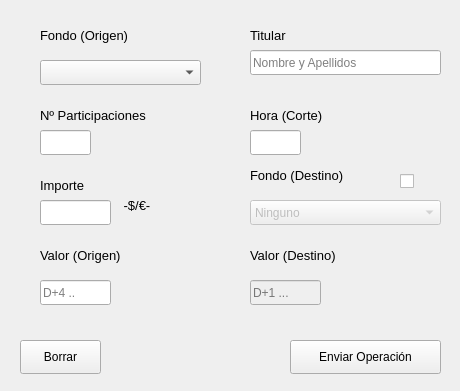
<?xml version="1.0" encoding="UTF-8"?>
<ui version="4.0">
 <class>MainWindow</class>
 <widget class="QMainWindow" name="MainWindow">
  <property name="geometry">
   <rect>
    <x>0</x>
    <y>0</y>
    <width>460</width>
    <height>391</height>
   </rect>
  </property>
  <property name="windowTitle">
   <string>Menú de Operaciones</string>
  </property>
  <property name="windowIcon">
   <iconset>
    <normaloff>../feather/mainLogo.ico</normaloff>../feather/mainLogo.ico</iconset>
  </property>
  <widget class="QWidget" name="centralwidget">
   <widget class="QLabel" name="labelOrigen">
    <property name="geometry">
     <rect>
      <x>40</x>
      <y>20</y>
      <width>141</width>
      <height>31</height>
     </rect>
    </property>
    <property name="font">
     <font>
      <pointsize>10</pointsize>
     </font>
    </property>
    <property name="text">
     <string>Fondo (Origen)</string>
    </property>
   </widget>
   <widget class="QComboBox" name="cbOrigen">
    <property name="geometry">
     <rect>
      <x>40</x>
      <y>60</y>
      <width>161</width>
      <height>25</height>
     </rect>
    </property>
   </widget>
   <widget class="QLineEdit" name="tfTitular">
    <property name="geometry">
     <rect>
      <x>250</x>
      <y>50</y>
      <width>191</width>
      <height>25</height>
     </rect>
    </property>
    <property name="placeholderText">
     <string>Nombre y Apellidos</string>
    </property>
   </widget>
   <widget class="QLabel" name="labelOrigen_2">
    <property name="geometry">
     <rect>
      <x>250</x>
      <y>20</y>
      <width>121</width>
      <height>31</height>
     </rect>
    </property>
    <property name="font">
     <font>
      <pointsize>10</pointsize>
     </font>
    </property>
    <property name="text">
     <string>Titular</string>
    </property>
   </widget>
   <widget class="QLabel" name="labelOrigen_3">
    <property name="geometry">
     <rect>
      <x>40</x>
      <y>100</y>
      <width>171</width>
      <height>31</height>
     </rect>
    </property>
    <property name="font">
     <font>
      <pointsize>10</pointsize>
     </font>
    </property>
    <property name="text">
     <string>Nº Participaciones</string>
    </property>
   </widget>
   <widget class="QLineEdit" name="tfParticipaciones">
    <property name="geometry">
     <rect>
      <x>40</x>
      <y>130</y>
      <width>51</width>
      <height>25</height>
     </rect>
    </property>
   </widget>
   <widget class="QLabel" name="labelOrigen_4">
    <property name="geometry">
     <rect>
      <x>40</x>
      <y>170</y>
      <width>81</width>
      <height>31</height>
     </rect>
    </property>
    <property name="font">
     <font>
      <pointsize>10</pointsize>
     </font>
    </property>
    <property name="text">
     <string>Importe</string>
    </property>
   </widget>
   <widget class="QLineEdit" name="tfImporte">
    <property name="geometry">
     <rect>
      <x>40</x>
      <y>200</y>
      <width>71</width>
      <height>25</height>
     </rect>
    </property>
   </widget>
   <widget class="QLabel" name="labelOrigen_5">
    <property name="geometry">
     <rect>
      <x>120</x>
      <y>190</y>
      <width>111</width>
      <height>31</height>
     </rect>
    </property>
    <property name="font">
     <font>
      <pointsize>10</pointsize>
     </font>
    </property>
    <property name="text">
     <string> -$/€-</string>
    </property>
   </widget>
   <widget class="QLabel" name="labelDestino">
    <property name="geometry">
     <rect>
      <x>250</x>
      <y>160</y>
      <width>171</width>
      <height>31</height>
     </rect>
    </property>
    <property name="font">
     <font>
      <pointsize>10</pointsize>
     </font>
    </property>
    <property name="text">
     <string>Fondo (Destino)</string>
    </property>
   </widget>
   <widget class="QComboBox" name="cbDestino">
    <property name="enabled">
     <bool>false</bool>
    </property>
    <property name="geometry">
     <rect>
      <x>250</x>
      <y>200</y>
      <width>191</width>
      <height>25</height>
     </rect>
    </property>
    <item>
     <property name="text">
      <string>Ninguno</string>
     </property>
    </item>
   </widget>
   <widget class="QLabel" name="labelOrigen_6">
    <property name="geometry">
     <rect>
      <x>40</x>
      <y>240</y>
      <width>131</width>
      <height>31</height>
     </rect>
    </property>
    <property name="font">
     <font>
      <pointsize>10</pointsize>
     </font>
    </property>
    <property name="text">
     <string>Valor (Origen)</string>
    </property>
   </widget>
   <widget class="QLineEdit" name="tfValorOrigen">
    <property name="geometry">
     <rect>
      <x>40</x>
      <y>280</y>
      <width>71</width>
      <height>25</height>
     </rect>
    </property>
    <property name="placeholderText">
     <string>D+4 ..</string>
    </property>
   </widget>
   <widget class="QLabel" name="labelOrigen_7">
    <property name="geometry">
     <rect>
      <x>250</x>
      <y>240</y>
      <width>141</width>
      <height>31</height>
     </rect>
    </property>
    <property name="font">
     <font>
      <pointsize>10</pointsize>
     </font>
    </property>
    <property name="text">
     <string>Valor (Destino)</string>
    </property>
   </widget>
   <widget class="QCheckBox" name="checkBoxDestino">
    <property name="geometry">
     <rect>
      <x>400</x>
      <y>170</y>
      <width>21</width>
      <height>23</height>
     </rect>
    </property>
    <property name="text">
     <string/>
    </property>
   </widget>
   <widget class="QLineEdit" name="tfValorDestino">
    <property name="enabled">
     <bool>false</bool>
    </property>
    <property name="geometry">
     <rect>
      <x>250</x>
      <y>280</y>
      <width>71</width>
      <height>25</height>
     </rect>
    </property>
    <property name="placeholderText">
     <string>D+1 ...</string>
    </property>
   </widget>
   <widget class="QLabel" name="labelOrigen_8">
    <property name="geometry">
     <rect>
      <x>250</x>
      <y>100</y>
      <width>171</width>
      <height>31</height>
     </rect>
    </property>
    <property name="font">
     <font>
      <pointsize>10</pointsize>
     </font>
    </property>
    <property name="text">
     <string>Hora (Corte)</string>
    </property>
   </widget>
   <widget class="QLineEdit" name="fHoraCorte">
    <property name="geometry">
     <rect>
      <x>250</x>
      <y>130</y>
      <width>51</width>
      <height>25</height>
     </rect>
    </property>
   </widget>
   <widget class="QPushButton" name="buttonEnviar">
    <property name="geometry">
     <rect>
      <x>290</x>
      <y>340</y>
      <width>151</width>
      <height>34</height>
     </rect>
    </property>
    <property name="text">
     <string>Enviar Operación</string>
    </property>
   </widget>
   <widget class="QPushButton" name="buttonBorrar">
    <property name="geometry">
     <rect>
      <x>20</x>
      <y>340</y>
      <width>81</width>
      <height>34</height>
     </rect>
    </property>
    <property name="text">
     <string>Borrar</string>
    </property>
   </widget>
  </widget>
 </widget>
 <resources/>
 <connections>
  <connection>
   <sender>buttonBorrar</sender>
   <signal>clicked()</signal>
   <receiver>tfParticipaciones</receiver>
   <slot>clear()</slot>
   <hints>
    <hint type="sourcelabel">
     <x>91</x>
     <y>342</y>
    </hint>
    <hint type="destinationlabel">
     <x>57</x>
     <y>140</y>
    </hint>
   </hints>
  </connection>
  <connection>
   <sender>buttonBorrar</sender>
   <signal>clicked()</signal>
   <receiver>tfImporte</receiver>
   <slot>clear()</slot>
   <hints>
    <hint type="sourcelabel">
     <x>69</x>
     <y>344</y>
    </hint>
    <hint type="destinationlabel">
     <x>53</x>
     <y>213</y>
    </hint>
   </hints>
  </connection>
  <connection>
   <sender>buttonBorrar</sender>
   <signal>clicked()</signal>
   <receiver>tfValorOrigen</receiver>
   <slot>clear()</slot>
   <hints>
    <hint type="sourcelabel">
     <x>112</x>
     <y>338</y>
    </hint>
    <hint type="destinationlabel">
     <x>106</x>
     <y>286</y>
    </hint>
   </hints>
  </connection>
  <connection>
   <sender>buttonBorrar</sender>
   <signal>clicked()</signal>
   <receiver>tfTitular</receiver>
   <slot>clear()</slot>
   <hints>
    <hint type="sourcelabel">
     <x>74</x>
     <y>331</y>
    </hint>
    <hint type="destinationlabel">
     <x>310</x>
     <y>65</y>
    </hint>
   </hints>
  </connection>
  <connection>
   <sender>buttonBorrar</sender>
   <signal>clicked()</signal>
   <receiver>fHoraCorte</receiver>
   <slot>clear()</slot>
   <hints>
    <hint type="sourcelabel">
     <x>87</x>
     <y>343</y>
    </hint>
    <hint type="destinationlabel">
     <x>260</x>
     <y>145</y>
    </hint>
   </hints>
  </connection>
  <connection>
   <sender>buttonBorrar</sender>
   <signal>clicked()</signal>
   <receiver>tfValorDestino</receiver>
   <slot>clear()</slot>
   <hints>
    <hint type="sourcelabel">
     <x>92</x>
     <y>350</y>
    </hint>
    <hint type="destinationlabel">
     <x>264</x>
     <y>291</y>
    </hint>
   </hints>
  </connection>
 </connections>
</ui>
